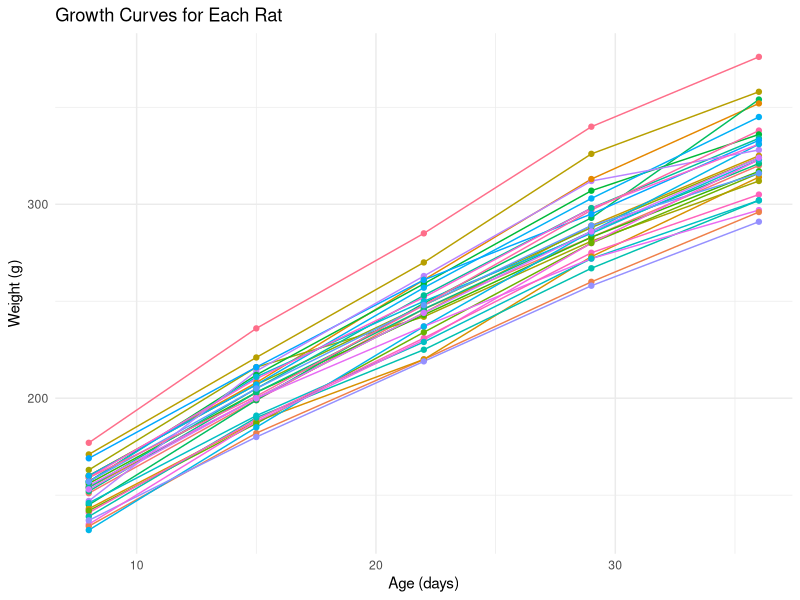
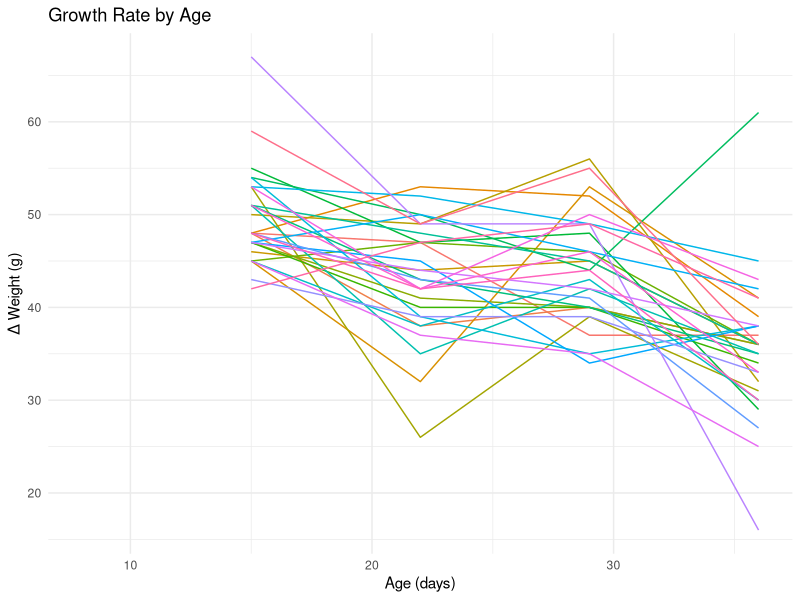
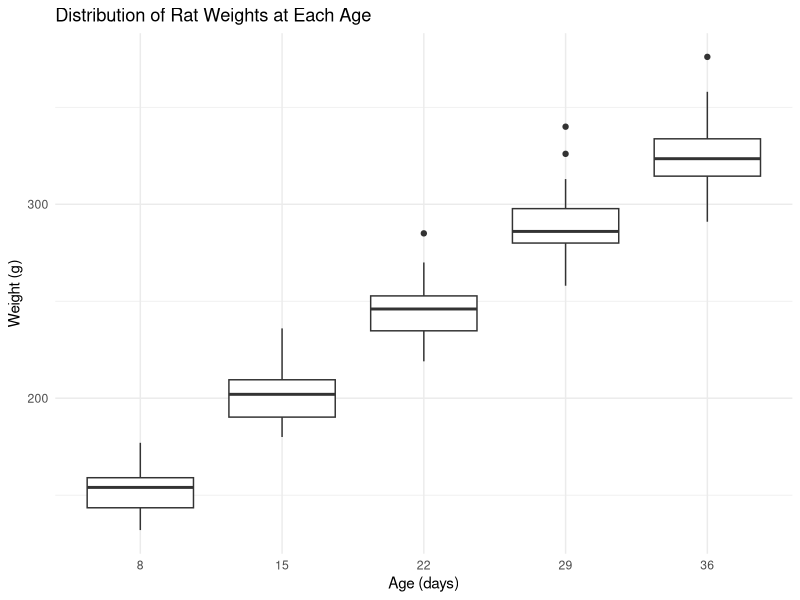
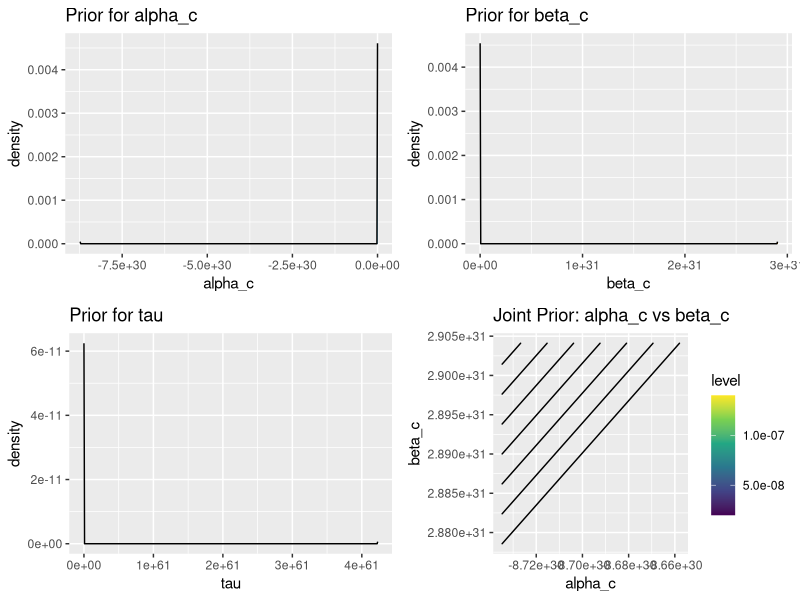
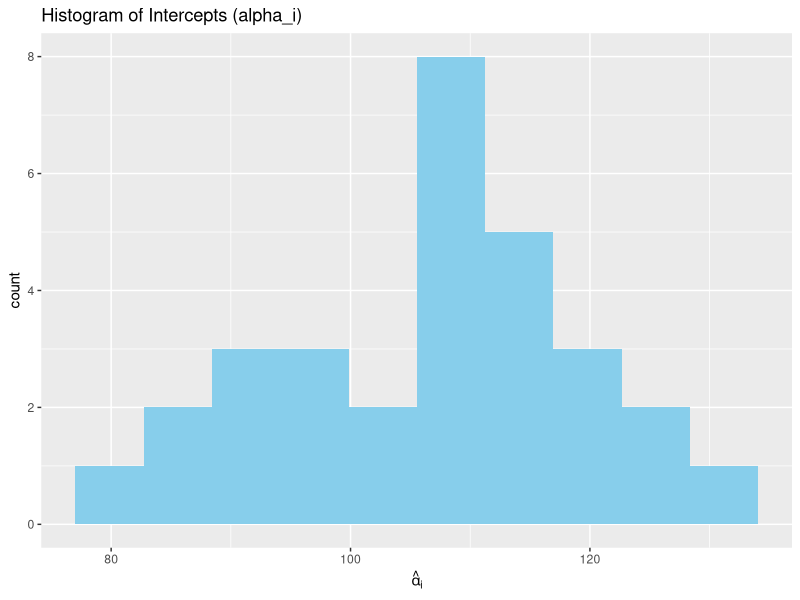
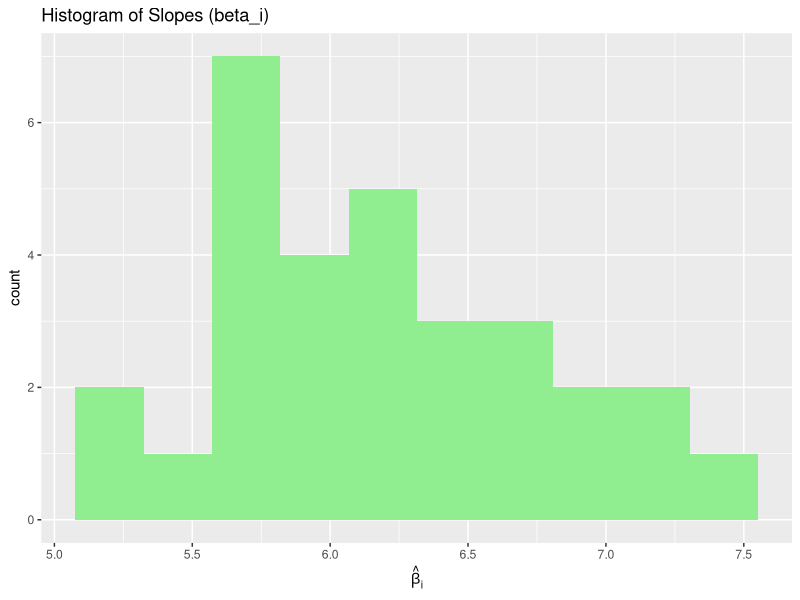
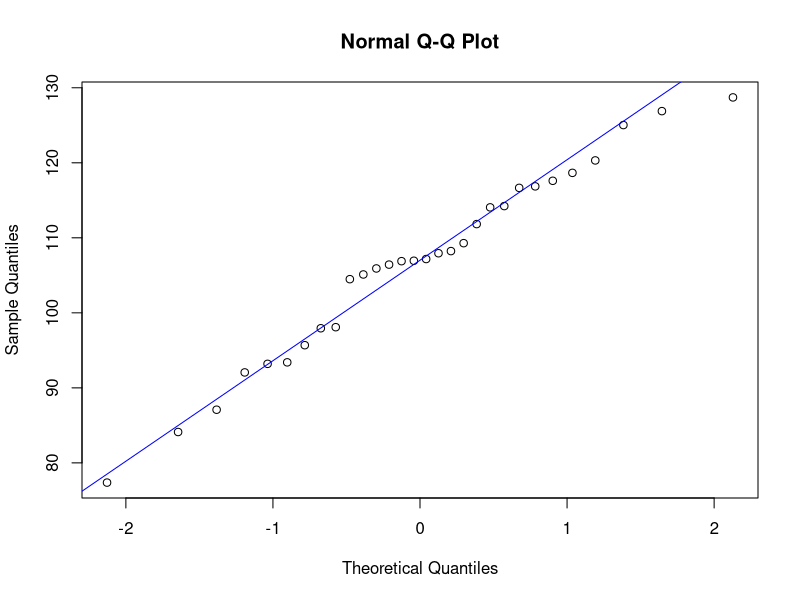
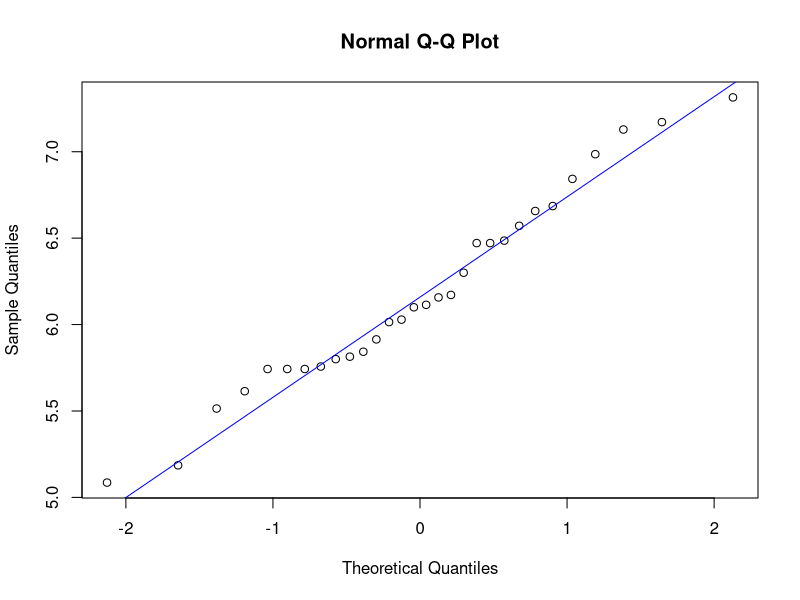

The R source for these figures, in order: (Note: this script raises an error after producing the figures.)
## ---- chunk 1
library(readxl)
library(tidyverse)
library(dplyr)
library(MASS)
library(coda)
library(MCMCpack)
library(reshape2)
library(mvtnorm)
## ---- chunk 2
# Read in data
ratdata <- read_excel("ratdata.xlsx")

# Pivot longer to get tidy data
rat_long <- ratdata %>%
  pivot_longer(cols = starts_with("rat"), names_to = "rat", values_to = "weight")
## ---- chunk 3
# Weights of each rat
ggplot(rat_long, aes(x = age, y = weight, group = rat, color = rat)) +
  geom_line() +
  geom_point() +
  labs(title = "Growth Curves for Each Rat", x = "Age (days)", y = "Weight (g)") +
  theme_minimal() +
  theme(legend.position = "none")


# Growth rate for each rat
rat_diff <- ratdata %>%
  dplyr::select(-age) %>%
  mutate(across(everything(), ~ c(NA, diff(.)))) %>%
  mutate(age = ratdata$age)

rat_diff_long <- rat_diff %>%
  pivot_longer(cols = -age, names_to = "rat", values_to = "growth_rate")

ggplot(rat_diff_long, aes(x = age, y = growth_rate, group = rat, color = rat)) +
  geom_line() +
  labs(title = "Growth Rate by Age", x = "Age (days)", y = "Δ Weight (g)") +
  theme_minimal() +
  theme(legend.position = "none")


# Boxplots at each age
ggplot(rat_long, aes(x = factor(age), y = weight)) +
  geom_boxplot() +
  labs(title = "Distribution of Rat Weights at Each Age", x = "Age (days)", y = "Weight (g)") +
  theme_minimal()
## ---- chunk 4
# Justify the prior
library(MASS)       # For mvrnorm
library(ggplot2)    # For prettier plots
library(reshape2)   # For melt
library(gridExtra)  # For side-by-side plots

# Prior parameters
eta <- c(0, 0)
C <- diag(5, 2)
lambda_0 <- 0.1
nu_0 <- 0.1

# Sample from prior
set.seed(123)
n_samples <- 100

# Sample tau ~ Inv-Gamma
# Inv-Gamma(a, b) → 1 / rgamma(n, shape = a, rate = b)
tau <- 1 / rgamma(n_samples, shape = nu_0 / 2, rate = (nu_0 * lambda_0) / 2)

# For each tau, sample alpha_c and beta_c ~ N2(eta, tau * C)
alphas_betas <- t(sapply(tau, function(t) {
  mvrnorm(1, mu = eta, Sigma = t * C)
}))

# Organize samples
df <- data.frame(alpha_c = alphas_betas[,1],
                 beta_c = alphas_betas[,2],
                 tau = tau)

# Marginal density plots
p1 <- ggplot(df, aes(x = alpha_c)) + geom_density(fill = "skyblue") + ggtitle("Prior for alpha_c")
p2 <- ggplot(df, aes(x = beta_c)) + geom_density(fill = "orange") + ggtitle("Prior for beta_c")
p3 <- ggplot(df, aes(x = tau)) + geom_density(fill = "green") + ggtitle("Prior for tau")

# Contour plot of joint (alpha_c, beta_c)
p4 <- ggplot(df, aes(x = alpha_c, y = beta_c)) +
  stat_density_2d(aes(fill = ..level..), geom = "polygon", color = "black") +
  scale_fill_viridis_c() + ggtitle("Joint Prior: alpha_c vs beta_c")

# Plot all together
grid.arrange(p1, p2, p3, p4, ncol = 2)
## ---- chunk 5
# Nest the data by rat
rat_nested <- rat_long %>%
  group_by(rat) %>%
  nest()

# Fit regression to each nested dataset
rat_models <- rat_nested %>%
  mutate(model = map(data, ~lm(weight ~ age, data = .)))

# Extract coefficients from each model
rat_coefs <- rat_models %>%
  mutate(coefs = map(model, broom::tidy)) %>%
  unnest(coefs) %>%
  dplyr::select(rat, term, estimate) %>%
  pivot_wider(names_from = term, values_from = estimate) %>%
  rename(alpha_hat = `(Intercept)`, beta_hat = age)


# Check Normality of thetas

# Histogram of intercepts
ggplot(rat_coefs, aes(x = alpha_hat)) +
  geom_histogram(bins = 10, fill = "skyblue") +
  labs(title = "Histogram of Intercepts (alpha_i)", x = expression(hat(alpha)[i]))

# Histogram of slopes
ggplot(rat_coefs, aes(x = beta_hat)) +
  geom_histogram(bins = 10, fill = "lightgreen") +
  labs(title = "Histogram of Slopes (beta_i)", x = expression(hat(beta)[i]))

# QQ plots
qqnorm(rat_coefs$alpha_hat); qqline(rat_coefs$alpha_hat, col = "blue")
qqnorm(rat_coefs$beta_hat); qqline(rat_coefs$beta_hat, col = "blue")

## ---- chunk 6
# Reshape data
rats <- melt(ratdata, id.vars = c("age"))
colnames(rats) <- c("age",'id','weight')

# Priors
lambda0 <- 0.1
nu0 <- 0.1
eta <- matrix(c(0,0), nrow=2)
Sigma <- matrix(c(10, 0, 0, 10), nrow=2, ncol=2)
Sigma_inv <- solve(Sigma)
C <- matrix(c(5, 0, 0, 5), nrow=2, ncol=2)
C_inv <- solve(C)
V <- solve(30 * Sigma_inv + C_inv)


set.seed(123)

# Prepare data
age <- ratdata$age
n <- 30  # number of rats
t <- 5  # number of time points = 5

# Design matrix
rat_data <- lapply(unique(rats$id), function(j) {
    that_rat <- rats[rats$id == j, ]
    that_rat$weight          # Response variable
})
Xi <- cbind(rep(1, 5), c(8, 15, 22, 29, 36))  # Define X_i once
XtX <- t(Xi) %*% Xi
Y_matrix <- do.call(cbind, rat_data)  # Combine all Y_i into a matrix (5 x 30)

# Hyperparameters
n_iter <- 100000
burn_in <- 10000
thin <- 10

# Storage
alphas = matrix(nrow=n_iter,ncol=30)
betas = matrix(nrow=n_iter,ncol=30)
mu_cs = matrix(nrow=n_iter,ncol=2)
taus = matrix(nrow=n_iter,ncol=1)
sses = rep(0,n_iter)

# Initialize
alpha = rep(0,30)
beta = rep(0,30)
mu_c = rep(0,2)
tau = 1

# Gibbs sampler
for (i in 1:n_iter) {
  
  # --- 1. Sample theta_i | Y_i, mu, tau ---
  # Compute D_i_inv for all groups (same for all 30 rats)
  Di_inv <- (1/tau) * XtX + Sigma_inv
  Di <- solve(Di_inv)
  
  # Compute means (2 × 30 matrix)
  means <- Di %*% ((1/tau) * (t(Xi) %*% Y_matrix) + Sigma_inv %*% matrix(mu_c, ncol=30, nrow=2, byrow=FALSE))
  
  # Draw samples for all 30 groups at once (each row is a rat)
  new_params <- t(rmvnorm(n = 30, mean = rep(0, 2), sigma = Di)) + means  # Ensuring correct shape
  
  # Extract alpha and beta
  alphas[i, ] <- alpha <- new_params[1, ]  # First row is alpha
  betas[i, ] <- beta <- new_params[2, ]   # Second row is beta

  
  # --- 2. Sample mu | theta, tau ---
  ## Update the group parameters
  theta_bar = matrix(c(mean(alpha), mean(beta)), nrow=2)
  mu_c = rmvnorm(n = 1, 
                 mean = V %*% (30 * Sigma_inv %*% theta_bar + C_inv %*% eta),
                 sigma = V)
  mu_c = as.vector(mu_c)
  mu_cs[i,] = mu_c

  
  # --- 3. Sample tau | theta ---
  # Compute SSE efficiently
  residuals <- Y_matrix - Xi %*% new_params
  sse <- sum(residuals^2)
  sses[i] <- sse  # Store SSE
  
  # Update tau
  tau <- rinvgamma(n=1,
                   shape = (nu0 + 150)/ 2,
                   scale = (1/2) * (nu0 * lambda0 + sse))
  taus[i] <- tau
}



# POSTERIOR INFERENCE

# Remove burn-in
alpha_post <- alphas[(burn_in+1):n_iter, ]
beta_post <- betas[(burn_in+1):n_iter, ]
alpha_c_post <- mu_cs[(burn_in+1):n_iter, 1]
beta_c_post <- mu_cs[(burn_in+1):n_iter, 2]
tau_post <- taus[(burn_in+1):n_iter]

# Thin
alpha_post <- alpha_post[seq(1, nrow(alpha_post), by=thin), ]
beta_post <- beta_post[seq(1, nrow(beta_post), by=thin), ]
alpha_c_post <- alpha_c_post[seq(1, length(alpha_c_post), by=thin)]
beta_c_post <- beta_c_post[seq(1, length(beta_c_post), by=thin)]
tau_post <- tau_post[seq(1, length(tau_post), by=thin)]

# Compute posterior means, variances, and credible intervals
alpha_est <- apply(alpha_post, 2, mean)
alpha_var <- apply(alpha_post, 2, var)
alpha_ci <- apply(alpha_post, 2, function(x) quantile(x, probs = c(0.025, 0.975)))

beta_est <- apply(beta_post, 2, mean)
beta_var <- apply(beta_post, 2, mean)
beta_ci <- apply(beta_post, 2, function(x) quantile(x, probs = c(0.025, 0.975)))

alpha_c_est <- mean(alpha_c_post)
alpha_c_var <- var(alpha_c_post)
alpha_c_ci <- quantile(alpha_c_post, probs = c(0.025, 0.975))
beta_c_est <- mean(beta_c_post)
beta_c_var <- var(beta_c_post)
beta_c_ci <- quantile(beta_c_post, probs = c(0.025, 0.975))

tau_est <- mean(tau_post)
tau_var <- var(tau_post)
tau_ci <- quantile(tau_post, probs = c(0.025, 0.975))

# Print posterior estimates
cat("Posterior Mean of alpha:\n", alpha_est, "\n")
cat("Posterior Variance of alpha:\n", alpha_var, "\n")
cat("95% CI for alpha:\n", alpha_ci, "\n\n")

cat("Posterior Mean of beta:\n", beta_est, "\n")
cat("Posterior Variance of beta:\n", beta_var, "\n")
cat("95% CI for beta:\n", beta_ci, "\n\n")

cat("Posterior Mean of alpha_c:\n", alpha_c_est, "\n")
cat("Posterior Variance of alpha_c:\n", alpha_c_var, "\n")
cat("95% CI for alpha_c:\n", alpha_c_ci, "\n\n")

cat("Posterior Mean of beta_c:\n", beta_c_est, "\n")
cat("Posterior Variance of beta_c:\n", beta_c_var, "\n")
cat("95% CI for beta_c:\n", beta_c_ci, "\n\n")

cat("Posterior Mean of tau:\n", tau_est, "\n")
cat("Posterior Variance of tau:\n", tau_var, "\n")
cat("95% CI for tau:\n", tau_ci, "\n")


# Create a data frame to store the results
ci_table <- data.frame(
  Alpha_Mean = alpha_est,           # Posterior mean of alpha
  Alpha_Lower = alpha_ci[1, ],    # Lower bound of alpha CI
  Alpha_Upper = alpha_ci[2, ],    # Upper bound of alpha CI
  Beta_Mean = beta_est,             # Posterior mean of beta
  Beta_Lower = beta_ci[1, ],      # Lower bound of beta CI
  Beta_Upper = beta_ci[2, ]       # Upper bound of beta CI
)

# View the table
print(ci_table)




# Covariance matrix of alpha_c, beta_c, tau
joint <- cbind(alpha_c_post, beta_c_post, tau_post)
cov(joint)
## ---- chunk 7
# CONVERGENCE GRAPHICAL DIAGNOSTICS

# Convert to mcmc objects
mcmc_alpha <- mcmc(alpha_post)
mcmc_beta <- mcmc(beta_post)
mcmc_alpha_c <- mcmc(alpha_c_post)
mcmc_beta_c <- mcmc(beta_c_post)
mcmc_tau <- mcmc(tau_post)

# Trace plots
par(mfrow = c(1,1))
traceplot(mcmc_alpha_c, main = "Traceplot of alpha_c")
traceplot(mcmc_beta_c, main = "Traceplot of beta_c")
traceplot(mcmc_tau, main = "Traceplot of tau")

# Trace plots for alpha
png("alpha_trace_plots.png", width=1500, height=1000)
par(mfrow=c(6,5))
for (i in 1:30) {
  # Plot trace for alpha (i-th observation)
  plot(1:length(alpha_post[,1]), alpha_post[, i], type = "l", 
       main = paste("Trace plot for Alpha", i),
       xlab = "Iteration", ylab = "Alpha Value", col = "black")
}
dev.off()

# Trace plots for beta
png("beta_trace_plots.png", width=1500, height=1000)
par(mfrow=c(6,5))
for (i in 1:30) {
  # Plot trace for beta (i-th observation)
  plot(1:length(beta_post[,1]), beta_post[, i], type = "l", 
       main = paste("Trace plot for Beta", i),
       xlab = "Iteration", ylab = "Beta Value", col = "black")
}

dev.off()


# Autocorrelation
par(mfrow=c(1,1))
acf(mcmc_tau, main = "ACF of tau")
acf(mcmc_alpha_c, main = "ACF of alpha_c")
acf(mcmc_beta_c, main = "ACF of beta_c")

# ACF plots for alpha
png("alpha_acf_plots.png", width=1500, height=1000)
par(mfrow=c(6,5))
for (i in 1:30) {
  # ACF for alpha (i-th observation)
  acf(alpha_post[, i], main = paste("ACF for Alpha", i))
}
dev.off()

# ACF plots for beta
png("beta_acf_plots.png", width=1500, height=1000)
par(mfrow=c(6,5))
for (i in 1:30) {
  # ACF for beta (i-th observation)
  acf(beta_post[, i], main = paste("ACF for Beta", i))
}
dev.off()

# Posterior densities
par(mfrow=c(1,1))
densplot(mcmc_alpha_c, main = "Posterior density of alpha_c")
densplot(mcmc_beta_c, main = "Posterior density of beta_c")
densplot(mcmc_tau, main = "Posterior density of tau")

# Posterior densities for alpha
png("alpha_density_plots.png", width=1500, height=1000)
par(mfrow=c(6,5))
for (i in 1:30) {
  # Density Plot for alpha (i-th observation)
  densplot(mcmc_alpha[, i], main = paste("Density Plot for Alpha", i))
}
dev.off()

# Posterior densities for beta
png("beta_density_plots.png", width=1500, height=1000)
par(mfrow=c(6,5))
for (i in 1:30) {
  # Density Plot for beta (i-th observation)
  densplot(mcmc_beta[, i], main = paste("Density Plot for Beta", i))
}
dev.off()
## ---- chunk 8
# Geweke Tests for each parameter

geweke_results_alpha <- apply(alpha_post, 2, function(chain) {
  geweke.diag(mcmc(chain))$z
})

geweke_results_beta <- apply(beta_post, 2, function(chain) {
  geweke.diag(mcmc(chain))$z
})

geweke_results_alpha_c <- geweke.diag(mcmc_alpha_c)$z

geweke_results_beta_c <- geweke.diag(mcmc_beta_c)$z

geweke_results_tau <- geweke.diag(mcmc_tau)$z

print(list(geweke_results_alpha, geweke_results_beta, geweke_results_alpha_c, geweke_results_beta_c, geweke_results_tau))
